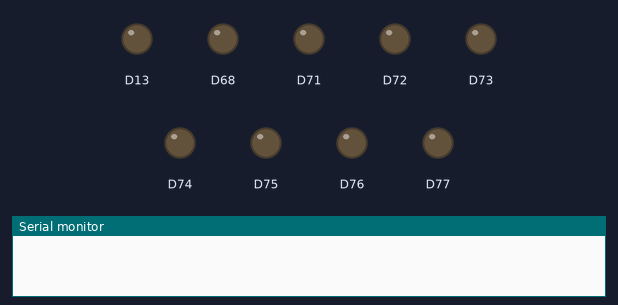
This sketch was run on a simulated Arduino Zero (SAMD21). Shown: output pins drawn as LEDs (lit = HIGH), the last lines printed to the serial monitor.

Above: at 0.0 s.
At 5.6 s:
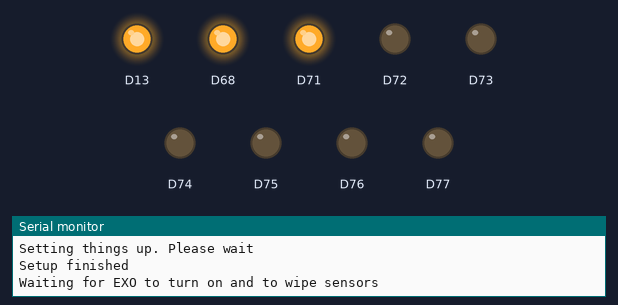
At 65.4 s:
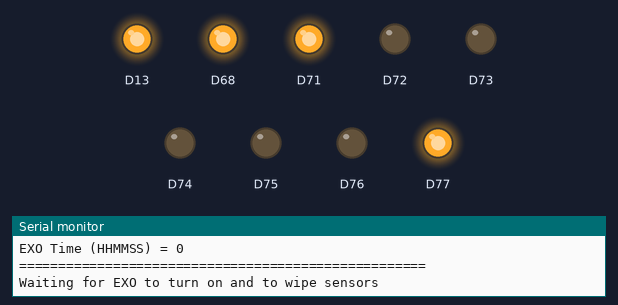
At 115.2 s:
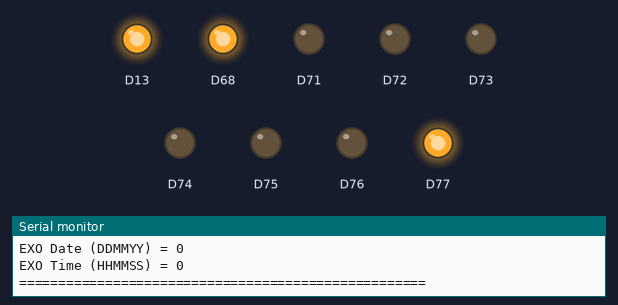
Timing chart, 0 to 126.6 s (numbered marks = the images above):
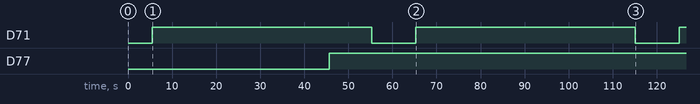

The sketch:

ReadEXO_RS232.ino
```cpp
/*This sketch was written for the Electrorex Telogger tutorials
-Todd R. Miller, February 5, 2024

This sketch will read an EXO2 sonde through the YSI DCP adaptor on the Telelogger's RS232 serial port, TX2/RX2.

Wiring from YSI DCP Adaptor to the Telelogger
9-12VDC IN ---> 12VS
GND ----> GND
GND ----> GND (there are two GND ports on the DCP adaptor)
RS232-TX ----> RX2
RS232-RX ----> TX2

Follow the YSI EXO manual for how to wire the EXO sonde to the DCP adaptor

The RS232 port communicates with the second serial port on the Telelogger processor through the UART MUX.
The RS232 ports on the Telelogger are marked as RX1/TX1 and RX2/TX2
These RS232 ports are selectable through the UART MUX with MCP GPIO pins 11, 12, and 13.
Set them high or low to select the correct port according to the table below.

Table. UART Multiplexer addressing
                    GPB11 (E) | GPB12 (S0) | GPB13 (S1)
                    ___________________________________
LoRa (RX0/TX0)     | LOW      |    LOW     |   LOW
RS232-1 (RX1/TX1)  | LOW      |    HIGH    |   LOW
RS232-2 (RX2/TX2)  | LOW      |    LOW     |   HIGH
UART (RX3/TX3)     | LOW      |    HIGH    |   HIGH

The EXO is on the TX2/RX2 port so GPIO pins 11, 12 and 13 will be set low, low, and high, respectively.
Then the Telelogger can send/receive RS232 commands and data from the EXO on Serial2 of the processor.

This sketch will turn the EXO on with the switched 12VS rail of the Telelogger, then read EXO data and then turn it off
Each time the EXO is turned on, the wiper will be activated and the sketch waits 35 seconds before requesting data.
*/

//Libraries needed
#include "wiring_private.h"
#include "Adafruit_MCP23X17.h"

Adafruit_MCP23X17 mcp;

//Make a new serial port, Serial2, on digital pins 10 and 12
//Pin 10 and 12 are RX and TX for UART multiplexer communications
#define PIN_SERIAL2_RX       (34ul)                                           // Pin description number for PIO_SERCOM on D12
#define PIN_SERIAL2_TX       (36ul)                                           // Pin description number for PIO_SERCOM on D10
#define PAD_SERIAL2_TX       (UART_TX_PAD_2)                                  // SERCOM pad 2
#define PAD_SERIAL2_RX       (SERCOM_RX_PAD_3)                                // SERCOM pad 3

Uart Serial2(&sercom1, PIN_SERIAL2_RX, PIN_SERIAL2_TX, PAD_SERIAL2_RX, PAD_SERIAL2_TX);
// Interrupt handler for SERCOM1
void SERCOM1_Handler()
{
  Serial2.IrqHandler();
}

#define ss Serial2 //Second Serial (ss) port communication with UART multiplexer

//Some variables needed to hold information from the EXO sonde
char EXOData[200];
const char * EXOFirst;
float EXOTempC;
float EXOspCond;
float EXODepth;
float EXOBat;
float EXOPwr = 0;
float EXOTurb;
int EXODate;
int EXOTime;
float EXODOSat;
float EXOChl;
float EXOPhy;

//Function to read data from EXO sonde
void readEXO() {
  mcp.pinMode(7, OUTPUT);
  mcp.digitalWrite(7, HIGH); //Turn on 12VS rail to power EXO

  Serial.println("Waiting for EXO to turn on and to wipe sensors");
  delay(40000); //EXO requires at least 35 seconds to start.

  //Set correct UART MUX port for TX2/RX2
  mcp.pinMode(11,OUTPUT);
  mcp.digitalWrite(11,LOW); //E
  delay(100);
  mcp.pinMode(12,OUTPUT);
  mcp.digitalWrite(12,LOW); //S0
  delay(100);
  mcp.pinMode(13,OUTPUT);
  mcp.digitalWrite(13,HIGH); //S1
  delay(100);

  while(ss.available() > 0){
    char t = ss.read(); // make sure buffer is clear
  }

  Serial.println("Reading EXO Sonde");

  //Request data a few times to make sure data is coming
  ss.print("data\r");
  delay(1500);
  Serial.println(ss.readString());

  ss.print("data\r");
  delay(1500);
  Serial.println(ss.readString());

  ss.print("data\r");
  delay(1500);
  Serial.println(ss.readString());

  //read data as strong and put into char array
  String EXOReceived1 = ss.readString();
  EXOReceived1.toCharArray(EXOData,200);
  Serial.println(EXOData);

  /*This EXO has the following parameters in this order
   Date
   Time
   Depth
   Water Temperature C
   Dissolved Oxygen Saturation
   Specific Conductivity
   Chlorophyll
   Phycocyanin
   Turbidity
   Internal Battery Voltage
   Voltage on EXO Cable
   */

  //Parse the comma separated string
  char * strtokIndx;

  strtokIndx = strtok(EXOData,"\n");
  EXOFirst = strtokIndx; //throw away characters

  strtokIndx = strtok(NULL, " ");
  EXODate = atoi(strtokIndx);

  strtokIndx = strtok(NULL, " ");
  EXOTime = atoi(strtokIndx);

  strtokIndx = strtok(NULL, " ");
  EXODepth = atof(strtokIndx);

  strtokIndx = strtok(NULL," ");
  EXOTempC = atof(strtokIndx);

  strtokIndx = strtok(NULL," ");
  EXODOSat = atof(strtokIndx);

  strtokIndx = strtok(NULL, " ");
  EXOspCond = atof(strtokIndx);

  strtokIndx = strtok(NULL, " ");
  EXOChl = atof(strtokIndx);

  strtokIndx = strtok(NULL, " ");
  EXOPhy = atof(strtokIndx);

  strtokIndx = strtok(NULL, " ");
  EXOTurb = atof(strtokIndx);

  strtokIndx = strtok(NULL, " ");
  EXOBat = atof(strtokIndx);

  strtokIndx = strtok(NULL, " ");
  EXOPwr = atof(strtokIndx);


  Serial.println("====================================================");
  Serial.print("EXO Water Temperature (C) = "); Serial.println(EXOTempC);
  Serial.print("EXO Dissolved Oxygen Saturation (%) = "); Serial.println(EXODOSat);
  Serial.print("EXO Specific Conductivity (uS/cm) = "); Serial.println(EXOspCond);
  Serial.print("EXO Turbidity (NTU) = "); Serial.println(EXOTurb);
  Serial.print("EXO Chlorophyll (RFU) = "); Serial.println(EXOChl);
  Serial.print("EXO Phycocyanin (RFU) = "); Serial.println(EXOPhy);
  Serial.print("EXO Depth (m) = "); Serial.println(EXODepth);
  Serial.print("EXO Battery Voltage (V) = "); Serial.println(EXOBat);
  Serial.print("EXO Cable Voltage (V) = "); Serial.println(EXOPwr);
  Serial.print("EXO Date (DDMMYY) = "); Serial.println(EXODate);
  Serial.print("EXO Time (HHMMSS) = "); Serial.println(EXOTime);
  Serial.println("====================================================");

  ss.print("pwruptorun 0\r"); //Tell EXO to power down
  delay(1000);
  mcp.digitalWrite(7, LOW); //Turn off 12VS rail and EXO
}

void setup() {
  delay(5000); //wait a bit to get serial monitor up

  //Start all of the serial ports
  Serial.begin(115200);
  ss.begin(9600); //default baud rate for the EXO sonde

  //Turn on red LED1 to indicate the program has started
  pinMode(13,OUTPUT);
  digitalWrite(13,HIGH);

  Serial.println("Setting things up. Please wait");

  Wire.begin();
  mcp.begin_I2C(0x20);

  mcp.pinMode(4, OUTPUT);
  mcp.digitalWrite(4, HIGH); //Turn on 3VS rail
  delay(100);

  mcp.pinMode(7, OUTPUT);
  mcp.digitalWrite(7, LOW); //Turn off 12VS rail
  delay(100);

  mcp.pinMode(8, OUTPUT);
  mcp.digitalWrite(8, LOW); //Turn off indicator LED2
  delay(100);

  mcp.pinMode(9, OUTPUT);
  mcp.digitalWrite(9, LOW); //Turn off indicator LED3
  delay(100);

  mcp.pinMode(10, OUTPUT);
  mcp.digitalWrite(10, LOW); //Turn off indicator LED4
  delay(100);

  Serial.println("Setup finished");
}

void loop() {
  readEXO();
  delay(10000); //Wait ten seconds before doing another read
}
```

Measured:
- by itself, D71: alternates HIGH for 49.8 s and LOW for 10.0 s
- by itself, D77: LOW → HIGH at 45.7 s
